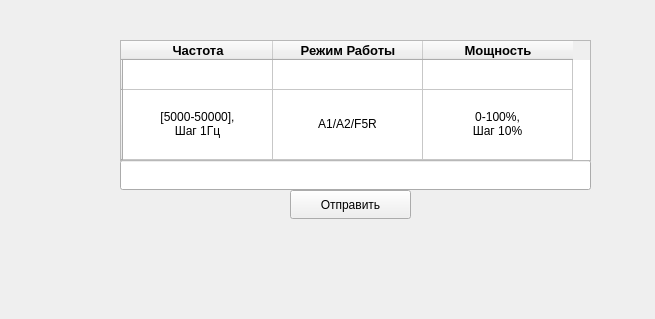
<?xml version="1.0" encoding="UTF-8"?>
<ui version="4.0">
 <class>DrofaProtocol</class>
 <widget class="Decoder" name="DrofaProtocol">
  <property name="geometry">
   <rect>
    <x>0</x>
    <y>0</y>
    <width>655</width>
    <height>319</height>
   </rect>
  </property>
  <property name="windowTitle">
   <string>Form</string>
  </property>
  <widget class="QLineEdit" name="lineEditDrofa">
   <property name="geometry">
    <rect>
     <x>120</x>
     <y>160</y>
     <width>471</width>
     <height>30</height>
    </rect>
   </property>
  </widget>
  <widget class="QPushButton" name="pushButtonDrofa">
   <property name="geometry">
    <rect>
     <x>290</x>
     <y>190</y>
     <width>121</width>
     <height>29</height>
    </rect>
   </property>
   <property name="sizePolicy">
    <sizepolicy hsizetype="Minimum" vsizetype="Minimum">
     <horstretch>0</horstretch>
     <verstretch>0</verstretch>
    </sizepolicy>
   </property>
   <property name="text">
    <string>Отправить</string>
   </property>
  </widget>
  <widget class="QTableWidget" name="tableWidgetDrofa">
   <property name="enabled">
    <bool>true</bool>
   </property>
   <property name="geometry">
    <rect>
     <x>120</x>
     <y>40</y>
     <width>471</width>
     <height>121</height>
    </rect>
   </property>
   <property name="sizePolicy">
    <sizepolicy hsizetype="Expanding" vsizetype="Expanding">
     <horstretch>0</horstretch>
     <verstretch>0</verstretch>
    </sizepolicy>
   </property>
   <property name="styleSheet">
    <string notr="true"/>
   </property>
   <property name="frameShadow">
    <enum>QFrame::Shadow::Sunken</enum>
   </property>
   <property name="lineWidth">
    <number>1</number>
   </property>
   <property name="midLineWidth">
    <number>0</number>
   </property>
   <attribute name="horizontalHeaderCascadingSectionResizes">
    <bool>false</bool>
   </attribute>
   <attribute name="horizontalHeaderMinimumSectionSize">
    <number>45</number>
   </attribute>
   <attribute name="horizontalHeaderDefaultSectionSize">
    <number>150</number>
   </attribute>
   <attribute name="horizontalHeaderStretchLastSection">
    <bool>false</bool>
   </attribute>
   <attribute name="verticalHeaderStretchLastSection">
    <bool>true</bool>
   </attribute>
   <row>
    <property name="text">
     <string/>
    </property>
    <property name="foreground">
     <brush brushstyle="NoBrush">
      <color alpha="255">
       <red>0</red>
       <green>0</green>
       <blue>0</blue>
      </color>
     </brush>
    </property>
   </row>
   <row>
    <property name="text">
     <string/>
    </property>
   </row>
   <column>
    <property name="text">
     <string>Частота</string>
    </property>
    <property name="font">
     <font>
      <pointsize>10</pointsize>
      <bold>true</bold>
      <kerning>true</kerning>
     </font>
    </property>
   </column>
   <column>
    <property name="text">
     <string>Режим Работы</string>
    </property>
    <property name="font">
     <font>
      <pointsize>10</pointsize>
      <bold>true</bold>
     </font>
    </property>
   </column>
   <column>
    <property name="text">
     <string>Мощность</string>
    </property>
    <property name="font">
     <font>
      <pointsize>10</pointsize>
      <bold>true</bold>
     </font>
    </property>
   </column>
   <item row="0" column="0">
    <property name="text">
     <string/>
    </property>
    <property name="font">
     <font>
      <pointsize>10</pointsize>
      <bold>true</bold>
     </font>
    </property>
    <property name="textAlignment">
     <set>AlignCenter</set>
    </property>
   </item>
   <item row="0" column="1">
    <property name="text">
     <string/>
    </property>
    <property name="font">
     <font>
      <pointsize>10</pointsize>
      <bold>true</bold>
     </font>
    </property>
    <property name="textAlignment">
     <set>AlignCenter</set>
    </property>
   </item>
   <item row="0" column="2">
    <property name="text">
     <string/>
    </property>
    <property name="font">
     <font>
      <pointsize>10</pointsize>
      <bold>true</bold>
     </font>
    </property>
    <property name="textAlignment">
     <set>AlignCenter</set>
    </property>
   </item>
   <item row="1" column="0">
    <property name="text">
     <string>[5000-50000], 
Шаг 1Гц</string>
    </property>
    <property name="textAlignment">
     <set>AlignCenter</set>
    </property>
    <property name="flags">
     <set>ItemIsDragEnabled|ItemIsDropEnabled|ItemIsUserCheckable|ItemIsEnabled</set>
    </property>
   </item>
   <item row="1" column="1">
    <property name="text">
     <string>A1/A2/F5R</string>
    </property>
    <property name="textAlignment">
     <set>AlignCenter</set>
    </property>
    <property name="flags">
     <set>ItemIsDragEnabled|ItemIsDropEnabled|ItemIsUserCheckable|ItemIsEnabled</set>
    </property>
   </item>
   <item row="1" column="2">
    <property name="text">
     <string>0-100%, 
Шаг 10%</string>
    </property>
    <property name="textAlignment">
     <set>AlignCenter</set>
    </property>
    <property name="flags">
     <set>ItemIsDragEnabled|ItemIsDropEnabled|ItemIsUserCheckable|ItemIsEnabled</set>
    </property>
   </item>
  </widget>
 </widget>
 <customwidgets>
  <customwidget>
   <class>Decoder</class>
   <extends>QWidget</extends>
   <header>decoder.h</header>
   <container>1</container>
  </customwidget>
 </customwidgets>
 <resources/>
 <connections/>
</ui>
